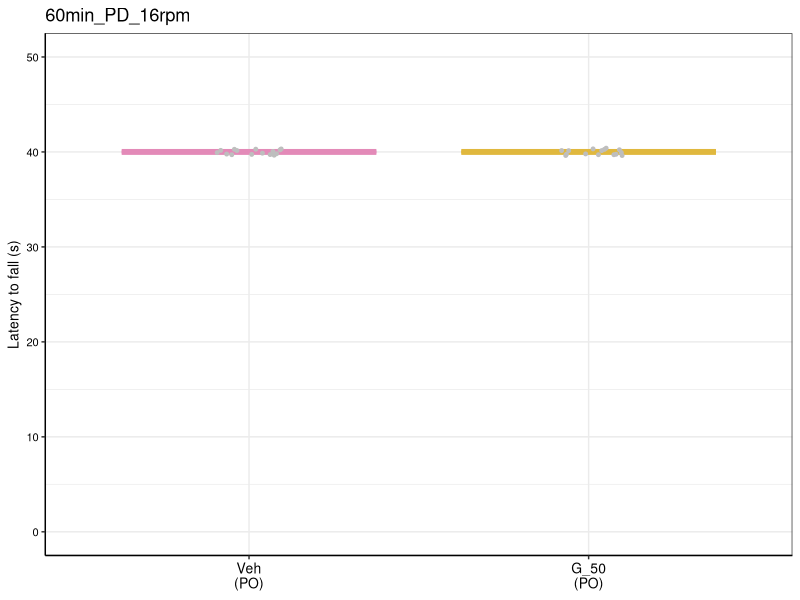
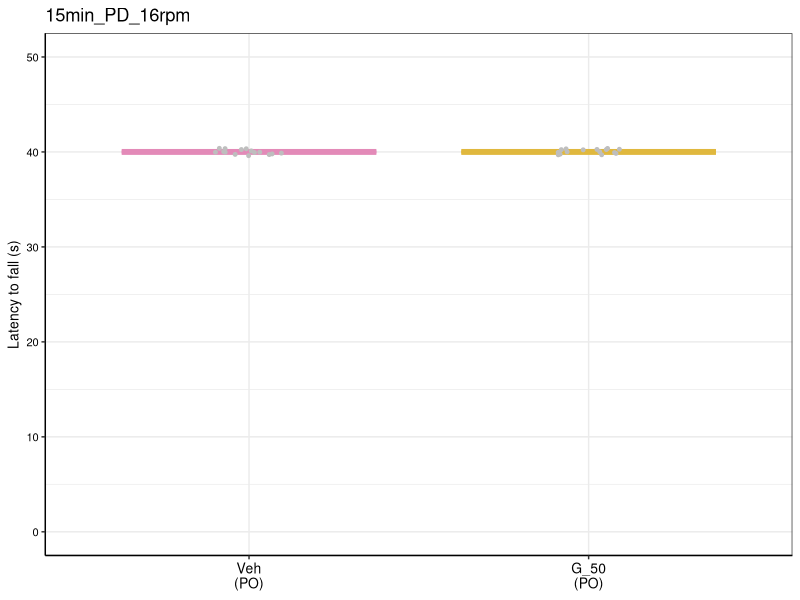
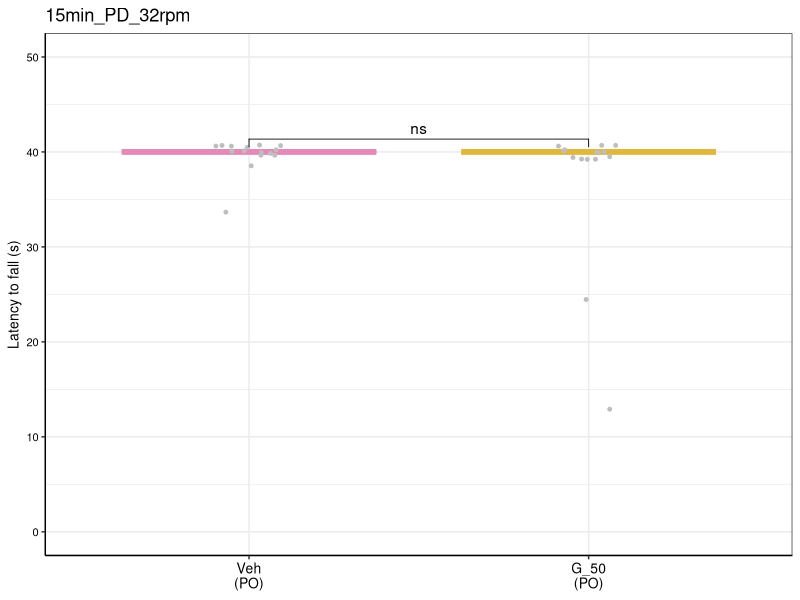

Reproduce these figures in R, in order.
## ---- chunk 1
library(dplyr)
library(ggplot2)
library(readxl)
library(ggpubr)
## ---- chunk 2
rotarod <- read_excel("Female cohort - PO/Data to plot - female cohort.xlsx", sheet = "Rotarod")
rotarod$`Mouse Group` <- ifelse(rotarod$`Mouse Group` == 'Veh (PO)', 'Veh\n(PO)', 'G_50\n(PO)')
rotarod$`Mouse Group` <- factor(rotarod$`Mouse Group`,
                                levels = c('Veh\n(PO)',
                                           'G_50\n(PO)'))

rotarod <- dplyr::rename(rotarod, latency=`Latency to fall (s)`)
## ---- chunk 3
plotting_func <- function(df, trial, ylab,
                          fname, ttl, wid = 2, ht = 2) {
  df <- dplyr::filter(df, Trial == trial)
  ggplot(df, aes(x=`Mouse Group`, y=latency)) +
    geom_boxplot(aes(color = `Mouse Group`), fill = NA, outlier.shape = NA, linewidth = 1) +
    geom_point(color = "grey", position = position_jitter(width = 0.1), size = 1) +
    scale_color_manual(values = c("Veh\n(PO)" = "#E38AB8", "G_50\n(PO)" = "#E0B83E")) +
    stat_compare_means( method = "t.test", label = "p.signif", comparisons = list(c("Veh\n(PO)", "G_50\n(PO)")), hide.ns = FALSE) +
    theme_bw() +
    theme(legend.position = "none",
      axis.line = element_line(color='black'),
      axis.text.y = element_text(size = 8, color = 'black'),
      axis.text.x = element_text(size = 10, color = 'black'),
      axis.title.y = element_text(size = 10, color = 'black'),
      axis.title.x = element_blank()) +
    labs(y = ylab, title = ttl) + ylim(0,50)
  
  ggsave(fname, width = wid, height = ht)
}
## ---- chunk 4
# 60min_PD_16rpm
plotting_func(rotarod, "60min_PD_16rpm",
              "Latency to fall (s)", "Female cohort - PO/rotarod_60min_PD_16rpm.pdf",
              "60min_PD_16rpm")

# 15min_PD_16rpm
plotting_func(rotarod, "15min_PD_16rpm",
              "Latency to fall (s)", "Female cohort - PO/rotarod_15min_PD_16rpm.pdf",
              "15min_PD_16rpm")

# 15min_PD_32rpm
plotting_func(rotarod, "15min_PD_32rpm",
              "Latency to fall (s)", "Female cohort - PO/rotarod_15min_PD_32rpm.pdf",
              "15min_PD_32rpm")
## ---- chunk 5
# t-test for latency to fall
filtered <- dplyr::filter(rotarod, Trial == "15min_PD_32rpm")
print(t.test(
  dplyr::filter(filtered, `Mouse Group` == 'Veh\n(PO)')$latency,
  dplyr::filter(filtered, `Mouse Group` == 'G_50\n(PO)')$latency
))

# Fisher exact test for fell / did not fall

rotarod_table <- matrix(
  c(2, 13,
    2, 13),
  nrow = 2,
  byrow = TRUE
)

rownames(rotarod_table) <- c("GDCA", "Vehicle")
colnames(rotarod_table) <- c("Fell", "Did_not_fall")

rotarod_table
fisher.test(rotarod_table)
